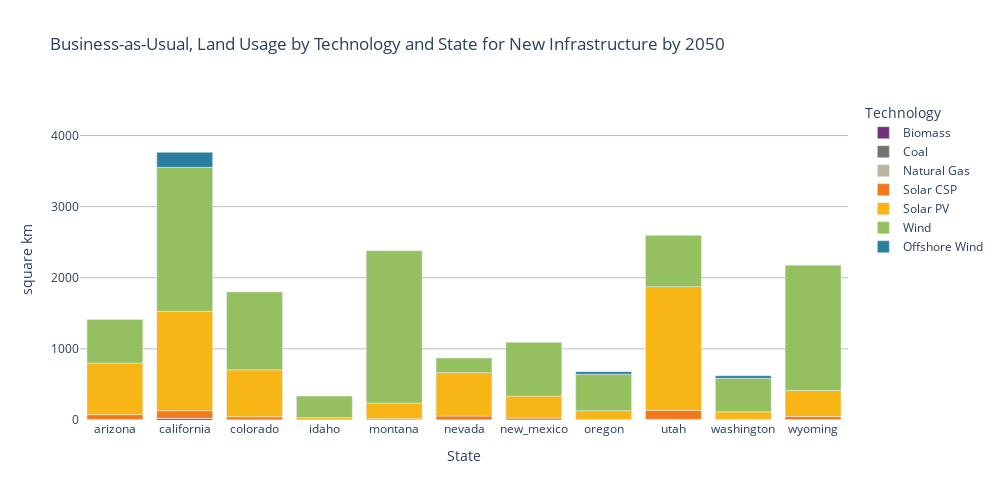

The notebook cell saved with this chart:
### Markdown cell above
#### Business-as-usual

### Code cell
plot_state_bar_land(df=df, scenario='business_as_usual_ira_ccs_climate', year=year,
         output_file_name = f'bau_{year}_state_tech_land_usage.png',
         title = f'Business-as-Usual, Land Usage by Technology and State for New Infrastructure by {year}')

### Figure 1 — Plotly figure (JSON) as saved in the notebook; plotly's stock layout.template omitted (floating-point values rounded to 4 significant figures)
{"data": [{"alignmentgroup": "True", "hovertemplate": "Technology=Biomass<br>State=%{x}<br>xcoord=%{y}<extra></extra>", "legendgroup": "Biomass", "marker": {"color": "#713275", "pattern": {"shape": ""}}, "name": "Biomass", "offsetgroup": "Biomass", "orientation": "v", "showlegend": true, "textposition": "auto", "type": "bar", "x": ["arizona", "california", "colorado", "idaho", "new_mexico", "utah", "washington"], "xaxis": "x", "y": [2, 22, 1, 1, 1, 2, 1], "yaxis": "y"}, {"alignmentgroup": "True", "hovertemplate": "Technology=Coal<br>State=%{x}<br>xcoord=%{y}<extra></extra>", "legendgroup": "Coal", "marker": {"color": "#75736d", "pattern": {"shape": ""}}, "name": "Coal", "offsetgroup": "Coal", "orientation": "v", "showlegend": true, "textposition": "auto", "type": "bar", "x": ["arizona", "colorado", "montana", "nevada", "utah", "washington", "wyoming"], "xaxis": "x", "y": [1, 1, 1, 1, 1, 1, 1], "yaxis": "y"}, {"alignmentgroup": "True", "hovertemplate": "Technology=Natural Gas<br>State=%{x}<br>xcoord=%{y}<extra></extra>", "legendgroup": "Natural Gas", "marker": {"color": "#bdb59d", "pattern": {"shape": ""}}, "name": "Natural Gas", "offsetgroup": "Natural Gas", "orientation": "v", "showlegend": true, "textposition": "auto", "type": "bar", "x": ["arizona", "california", "colorado", "montana", "nevada", "oregon", "utah", "washington", "wyoming"], "xaxis": "x", "y": [5, 3, 1, 1, 1, 1, 7, 1, 6], "yaxis": "y"}, {"alignmentgroup": "True", "hovertemplate": "Technology=Solar CSP<br>State=%{x}<br>xcoord=%{y}<extra></extra>", "legendgroup": "Solar CSP", "marker": {"color": "#f1781b", "pattern": {"shape": ""}}, "name": "Solar CSP", "offsetgroup": "Solar CSP", "orientation": "v", "showlegend": true, "textposition": "auto", "type": "bar", "x": ["arizona", "california", "colorado", "idaho", "montana", "nevada", "new_mexico", "oregon", "utah", "washington", "wyoming"], "xaxis": "x", "y": [67, 105, 42, 1, 16, 54, 26, 6, 126, 7, 42], "yaxis": "y"}, {"alignmentgroup": "True", "hovertemplate": "Technology=Solar PV<br>State=%{x}<br>xcoord=%{y}<extra></extra>", "legendgroup": "Solar PV", "marker": {"color": "#F7B615", "pattern": {"shape": ""}}, "name": "Solar PV", "offsetgroup": "Solar PV", "orientation": "v", "showlegend": true, "textposition": "auto", "type": "bar", "x": ["arizona", "california", "colorado", "idaho", "montana", "nevada", "new_mexico", "oregon", "utah", "washington", "wyoming"], "xaxis": "x", "y": [725, 1398, 661, 32, 221, 610, 309, 123, 1739, 105, 367], "yaxis": "y"}, {"alignmentgroup": "True", "hovertemplate": "Technology=Wind<br>State=%{x}<br>xcoord=%{y}<extra></extra>", "legendgroup": "Wind", "marker": {"color": "#95C060", "pattern": {"shape": ""}}, "name": "Wind", "offsetgroup": "Wind", "orientation": "v", "showlegend": true, "textposition": "auto", "type": "bar", "x": ["arizona", "california", "colorado", "idaho", "montana", "nevada", "new_mexico", "oregon", "utah", "washington", "wyoming"], "xaxis": "x", "y": [614, 2025, 1095, 302, 2141, 206, 756, 514, 722, 471, 1761], "yaxis": "y"}, {"alignmentgroup": "True", "hovertemplate": "Technology=Offshore Wind<br>State=%{x}<br>xcoord=%{y}<extra></extra>", "legendgroup": "Offshore Wind", "marker": {"color": "#2B7F9E", "pattern": {"shape": ""}}, "name": "Offshore Wind", "offsetgroup": "Offshore Wind", "orientation": "v", "showlegend": true, "textposition": "auto", "type": "bar", "x": ["california", "oregon", "washington"], "xaxis": "x", "y": [211, 36, 37], "yaxis": "y"}], "layout": {"barmode": "relative", "height": 500, "legend": {"title": {"text": "Technology"}, "tracegroupgap": 0}, "paper_bgcolor": "white", "plot_bgcolor": "white", "title": {"text": "Business-as-Usual, Land Usage by Technology and State for New Infrastructure by 2050"}, "uniformtext": {"minsize": 18, "mode": "hide"}, "width": 1000, "xaxis": {"anchor": "y", "autorange": true, "categoryorder": "category ascending", "domain": [0, 1], "range": [-0.5, 10.5], "title": {"text": "State"}, "type": "category"}, "yaxis": {"anchor": "x", "domain": [0, 1], "gridcolor": "#bdbdbd", "range": [0, 4500], "showgrid": true, "title": {"text": "square km"}, "type": "linear"}}}
